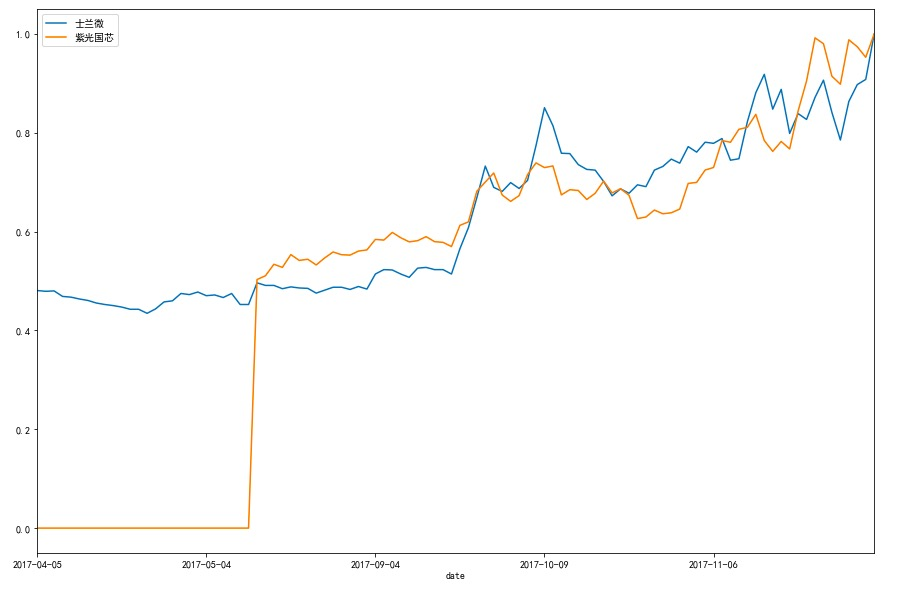

Recreate this plot in Python.
####功能： 将多个股票放在同一图表中进行比较#####
# 调用股票数据接口tushare
import tushare as ts
import pandas as pd # 数据分析库
import numpy as np
import matplotlib.pyplot as plt

plt.rcParams['font.sans-serif']=['SimHei'] #用来正常显示中文标签

def draw(codes, count) :
    index = 0
    for key, value in codes.items() :
        data = ts.get_hist_data(key)  #从tushare上获得股市行情数据
        data = data.head(count)
        data = data.sort_index(ascending=True) #排序

        data = data[['close']]
        data = data.rename(columns={'close':value}) #重命名列名
        if index == 0 : 
            all_data  = data
            index += 1
            continue 
        all_data = all_data.join(data) #叠加多个股票信息
    all_data = all_data.apply(lambda x: x / x[-1]) #数据归整到同一个坐标中
    all_data = all_data.fillna(0) #空值填充为0
    all_data.plot(figsize=(15,10)) #放大图表
    plt.show()
    
draw({'600460': u'士兰微', '002049':u'紫光国芯' }, 100)
